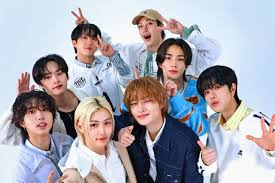
#> input picture 2 Parcial/modelos de color/skz.jpg, 275 x 183 px
$ python cmyk.py
#> lines starting #> are read from the running program, lines starting #| are printed output that depends on the picture
import cv2
import numpy as np

def rgb_a_cmyk(imagen_path):
#> called with imagen_path = 'skz.jpg'
    imagen = cv2.imread(imagen_path)
#> imagen is the input picture: shape (183, 275, 3); mean B, G, R 177, 167.9, 169.4
    alto, ancho, canales = imagen.shape
#> alto = 183; ancho = 275; canales = 3
    canal_cian = np.zeros((alto, ancho, 3), dtype=np.uint8)
    canal_magenta = np.zeros((alto, ancho, 3), dtype=np.uint8)
    canal_amarillo = np.zeros((alto, ancho, 3), dtype=np.uint8)
    canal_negro = np.zeros((alto, ancho, 3), dtype=np.uint8)
    imagen_fusionada = np.zeros((alto, ancho, 3), dtype=np.uint8)

    for i in range(alto):
        for j in range(ancho):
            valor_r = imagen[i, j][2]
            valor_g = imagen[i, j][1]
            valor_b = imagen[i, j][0]
            r = valor_r / 255.0
            g = valor_g / 255.0
            b = valor_b / 255.0
            c = 1 - r
            m = 1 - g
            y = 1 - b
            k = min(c, m, y)
            if k < 1:
                c = (c - k) / (1 - k)
                m = (m - k) / (1 - k)
                y = (y - k) / (1 - k)
            else:
                c = m = y = 0
            canal_cian[i, j] = [int(c * 255), int(c * 255),0]
            canal_magenta[i, j] = [int(m * 255), 0, int(m * 255)]
            canal_amarillo[i, j] = [0, int(y * 255), int(y * 255)]
            canal_negro[i, j] = [int(k * 255), int(k * 255), int(k * 255)]
            c1 = c * (1 - k) + k
            m1 = m * (1 - k) + k
            y1 = y * (1 - k) + k
            r_fusionado = int((1 - c1) * 255)
            g_fusionado = int((1 - m1) * 255)
            b_fusionado = int((1 - y1) * 255)
            r_fusionado = max(0, min(255, r_fusionado))
            g_fusionado = max(0, min(255, g_fusionado))
            b_fusionado = max(0, min(255, b_fusionado))
            imagen_fusionada[i, j] = [b_fusionado, g_fusionado, r_fusionado]
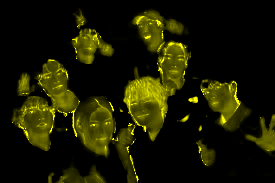
#> canal_amarillo: shape (183, 275, 3); mean B, G, R 0, 26.4, 26.4
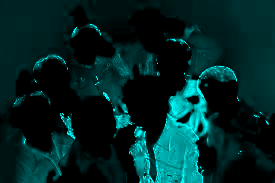
#> canal_cian: shape (183, 275, 3); mean B, G, R 37.6, 37.6, 0
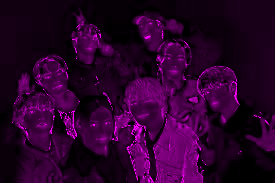
#> canal_magenta: shape (183, 275, 3); mean B, G, R 43.3, 0, 43.3
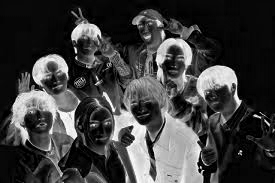
#> canal_negro: shape (183, 275, 3); min 0, max 255, mean 62.2

    cv2.imshow('Imagen original', imagen)
    cv2.imshow("Canal Cian", canal_cian)
    cv2.imshow("Canal Magenta", canal_magenta)
    cv2.imshow("Canal Amarillo", canal_amarillo)
    cv2.imshow("Canal Negro", canal_negro)
    cv2.imshow('Imagen fusionada CMYK', imagen_fusionada)
    cv2.waitKey(0)
    cv2.destroyAllWindows()

rgb_a_cmyk('skz.jpg')
